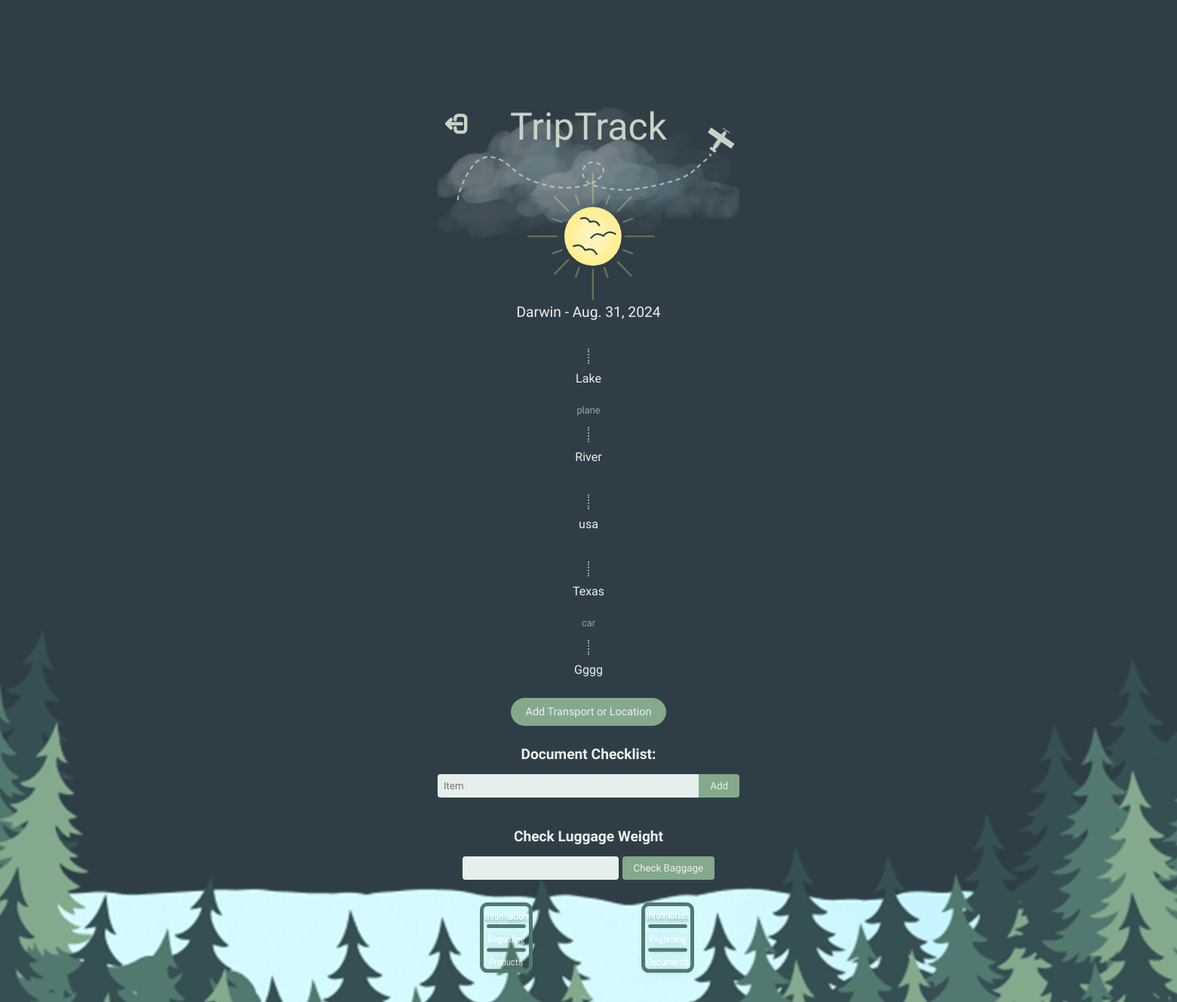
The app's page /page3/ (signed in) with its own data.
### base/models.py (models this page shows, shortened)
class newTrip (models.Model):
    strTripName = models.CharField(max_length=50)
    intStartDate = models.DateField()
    intEndDate = models.DateField()
    user = models.ForeignKey(User, on_delete=models.CASCADE, default=None)

class Leg (models.Model):
    trip = models.ForeignKey(newTrip, on_delete=models.CASCADE)
    destination = models.ForeignKey(Destination, on_delete=models.SET_NULL, null=True, blank=True, max_length=50)
    transport = models.ForeignKey(Transport, on_delete=models.SET_NULL, null=True, blank=True)

class Destination(models.Model):
    name = models.CharField(max_length=100, null=True, blank=True)

class Transport(models.Model):
    name = models.CharField(max_length=100, choices=TRANSPORT_CHOICES, null=True, blank=True)

### base/views.py (the view)
# urls.py: path('page3/', views.page3, name='page3'),
@login_required(login_url='login')
def page3(request):
    request.session["active_page"] = 3
    trip = newTrip.objects.filter(user=request.user).order_by('-intStartDate')[2]
    request.session['strTripName_id'] = trip.pk
    if trip:
        legs = Leg.objects.filter(trip=trip).order_by('pk')
        checklist = ChecklistItem.objects.filter(trip=trip).order_by("pk")
        return render(request, 'base/page3.html', {'trip': trip, 'legs': legs, 'checklist':checklist})
    else:
        return render(request, 'base/no_trips.html')  # Create a template for no trips

### base/templates/base/page3.html (shortened to what this page needs)
{% load static %}
<!DOCTYPE html>
<html lang="en">
<head>
    <link rel="stylesheet" href="https://unpkg.com/swiper/swiper-bundle.min.css">
</head>
<body>
    <div class="swiper-container">
        <div class="swiper-wrapper">
            <div class="swiper-slide">
                <div class="container">
                    <div class="header">
                        <a href="{% url 'logout' %}" class="logout-button">
                            <img style="width: 30px; height: 30px;" src="{% static 'Logout.svg' %}" alt="Logout Button" />
                        </a>
                        <img class="clouds-image" src="{% static 'bckTop.svg' %}" alt="Clouds" />
                        <h1 class="triptrack-logo">TripTrack</h1>
                        <p class="trip-title">{{ trip.strTripName }} - {{ trip.intStartDate }}</p>
                    </div>
                    <div class="itinerary">
                        {% for leg in legs %}
                            {% if leg.transport == "" %}
                                <div class="transport">no transport</div>
                            {% else %}
                                <div class="transport">{{ leg.transport.name }}</div>
                            {% endif %}
                            <div class="dotted-line"></div>
                            <div class="location">{{ leg.destination.name }}</div>
                            <br/>
                        {% endfor %}
                    </div>
                    <a href="{% url 'createTripTwo' %}" class="add-button">Add Transport or Location</a>
                    <div class="checklist">
                        <h2>Document Checklist:</h2>
                        <form method="POST" action="{% url 'todo1' %}" class="add-item">
                            <input type="text" name="title" placeholder="Item">
                            <button type="submit">Add</button>
                        </form>
                    </div>
                    <div class="luggage-weight">
                        <h2>Check Luggage Weight</h2>
                        <form method="POST" action="{% url 'baggage-check1' %}">
                            <input type="text" name="number" placholder="weight (kgs)" />
                            <button type="submit">Check Baggage</button>
                        </form>
                    </div>
                    <div class="info-buttons">
                        <a href="{% url 'prodPage' %}" style="padding-left: 50px;"><img src="{% static 'prodIcon.svg' %}"/></a>
                        <a href="{% url 'docPage' %}" style="padding-right: 50px;"><img src="{% static 'docIcon.svg' %}"/></a>
                    </div>
                </div>
                <div class="trees-container"><img src="{% static 'trees.svg' %}" alt="trees" class="trees-image"/></div>
            </div>
            <div class="swiper-slide"></div>
        </div>
    </div>
</body>
</html>

### records on screen
newTrip: strTripName "Darwin", intStartDate "Aug. 31, 2024"
Leg: destination.name "Lake"
Leg: transport.name "plane", destination.name "River"
Leg: destination.name "usa"
Leg: destination.name "Texas"
Leg: transport.name "car", destination.name "Gggg"
